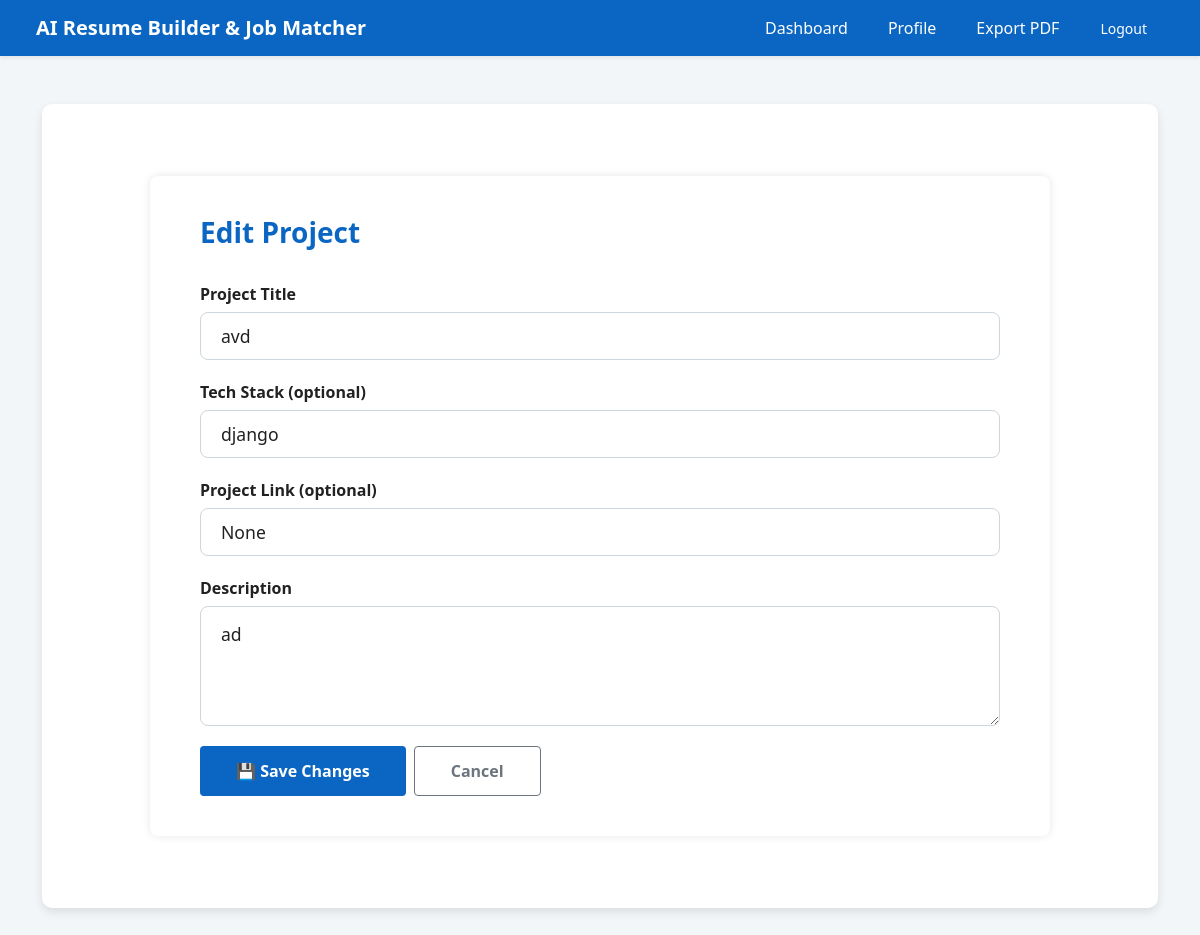
Page /projects/2/edit/ (signed in) on the committed database.
### builder/models.py (models this page shows, shortened)
class Project(models.Model):
    user = models.ForeignKey(User, on_delete=models.CASCADE, null=True)
    title = models.CharField(max_length=255, blank=True, null=True)       # optional
    description = models.TextField(blank=True, null=True)                 # optional
    link = models.URLField(blank=True, null=True)                         # optional
    tech_stack = models.CharField(max_length=255, blank=True, null=True)  # optional
    created_at = models.DateTimeField(auto_now_add=True)
    updated_at = models.DateTimeField(auto_now=True)

### builder/views.py (the view, shortened to what this page needs)
# urls.py: path("projects/<int:pk>/edit/", edit_project, name="edit_project"),
@login_required
def edit_project(request, pk):
    project = get_object_or_404(Project, pk=pk, user=request.user)
    return render(request, "builder/edit_project.html", {"project": project})

### builder/templates/builder/edit_project.html (shortened to what this page needs)
{% extends "builder/base.html" %}
{% block content %}
<div class="container d-flex justify-content-center">
  <div class="linkedin-container">
    <h4>Edit Project</h4>
    <form method="post">
      <div class="mb-3">
        <label class="labels">Project Title</label>
        <input type="text" name="title" value="{{ project.title }}" class="form-control" required>
      </div>
      <div class="mb-3">
        <label class="labels">Tech Stack (optional)</label>
        <input type="text" name="tech_stack" value="{{ project.tech_stack }}" class="form-control">
      </div>
      <div class="mb-3">
        <label class="labels">Project Link (optional)</label>
        <input type="url" name="link" value="{{ project.link }}" class="form-control">
      </div>
      <div class="mb-3">
        <label class="labels">Description</label>
        <textarea name="description" class="form-control" required>{{ project.description }}</textarea>
      </div>
      <div class="d-flex gap-2">
        <button type="submit" class="btn btn-primary">💾 Save Changes</button>
        <a href="{% url 'project' %}" class="btn btn-outline-secondary">Cancel</a>
      </div>
    </form>
  </div>
</div>
{% endblock %}

### builder/templates/builder/base.html (style rules this page uses)
body { background-color: #f3f6f9; }

### builder/templates/builder/edit_project.html (style rules this page uses)
.linkedin-container { width: 900px; background-color: #ffffff; border-radius: 8px; box-shadow: 0 0 8px rgba(0,0,0,0.1); padding: 40px 50px; font-family: "Segoe UI", Tahoma, Geneva, Verdana, sans-serif; color: #212121; margin-top: 3rem; margin-bottom: 3rem; }
h4 { color: #0a66c2; font-weight: 600; font-size: 1.75rem; margin-bottom: 2rem; }
.labels { font-weight: 600; font-size: 1rem; margin-bottom: 6px; display: block; cursor: pointer; }
.form-control { border: 1px solid #ccd6dd; border-radius: 8px; padding: 14px 20px; font-size: 1.1rem; width: 100%; margin-bottom: 20px; height: 48px; transition: border-color 0.3s ease; font-family: inherit; color: #212121; }
textarea.form-control { height: auto; min-height: 120px; resize: vertical; }
.btn-primary { background-color: #0a66c2; border: none; padding: 12px 36px; font-weight: 600; font-size: 1rem; border-radius: 4px; transition: background-color 0.3s ease; cursor: pointer; }
.btn-outline-secondary { border: 1px solid #6c757d; color: #6c757d; padding: 12px 36px; font-weight: 600; border-radius: 4px; background: #fff; transition: all 0.3s ease; }

### rows in the picture
Project: title "avd", tech_stack "django", link "None", description "ad"
